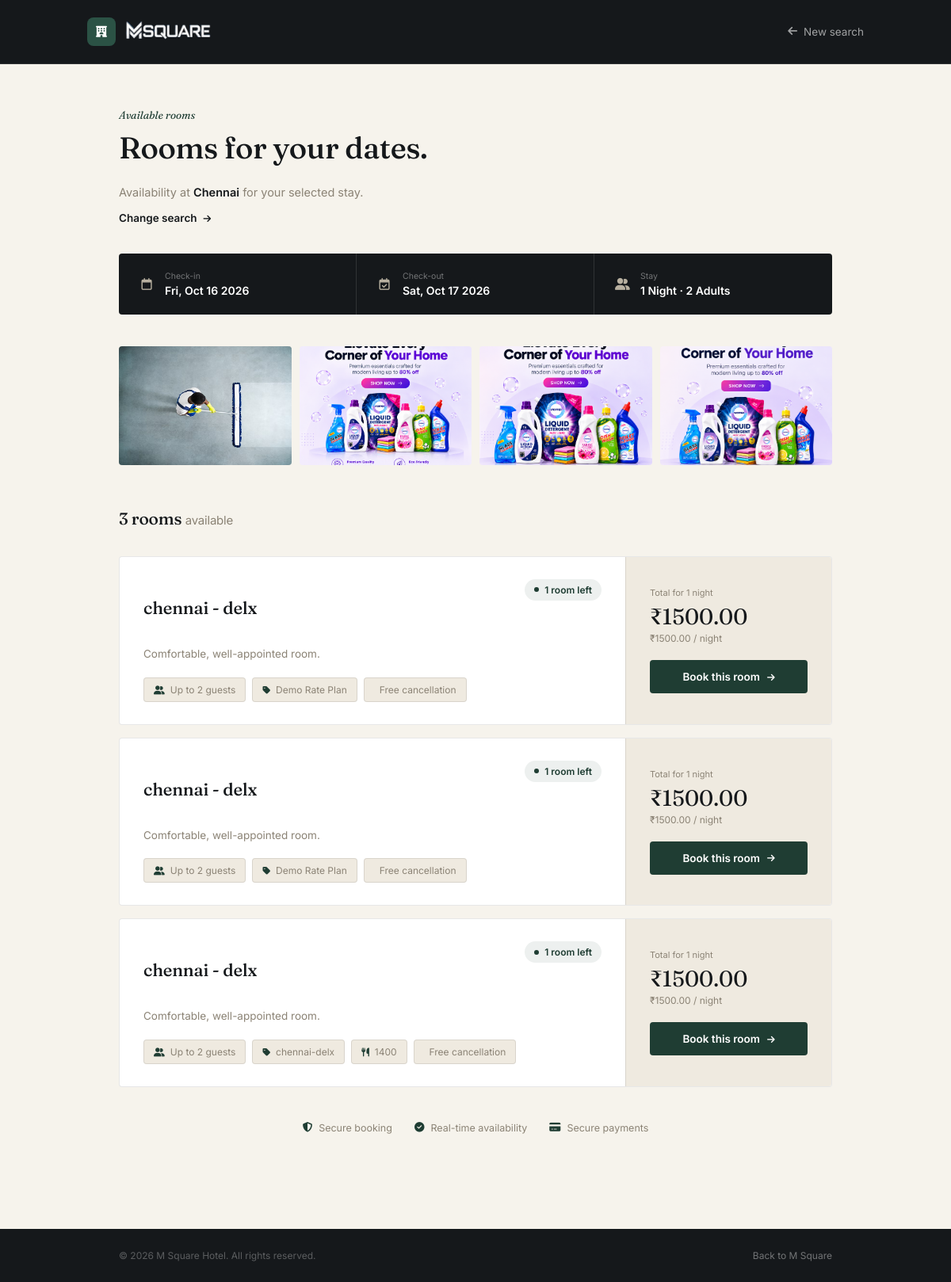
The app's page /book/search/?property=2&check_in=2026-10-16&check_out=2026-10-17&adults=2 with its own data.
### apps/properties/models.py (models this page shows, shortened)
class Property(BaseModel):
    name = models.CharField(max_length=255)
    code = models.CharField(max_length=20, unique=True, db_index=True)
    address = models.CharField(max_length=500)
    city = models.CharField(max_length=100)
    state = models.CharField(max_length=100)
    country = models.CharField(max_length=100)
    phone = models.CharField(max_length=20, blank=True)
    email = models.EmailField(blank=True)
    check_in_time = models.TimeField(default='12:00:00')
    check_out_time = models.TimeField(default='11:00:00')
    tax_number = models.CharField(max_length=50, blank=True)
    class Meta:
        db_table = 'properties'
        verbose_name = 'Property'
        verbose_name_plural = 'Properties'
        ordering = ['name']

class PropertyImage(BaseModel):
    property = models.ForeignKey(
        Property, on_delete=models.CASCADE, related_name='images'
    )
    image = models.ImageField(upload_to='properties/%Y/%m/')
    caption = models.CharField(max_length=200, blank=True)
    is_cover = models.BooleanField(default=False)
    sort_order = models.PositiveSmallIntegerField(default=0)
    class Meta:
        db_table = 'property_images'
        verbose_name = 'Property Image'
        verbose_name_plural = 'Property Images'
        ordering = ['-is_cover', 'sort_order', 'id']

class RoomType(BaseModel):
    property = models.ForeignKey(
        Property, on_delete=models.CASCADE, related_name='room_types'
    )
    name = models.CharField(max_length=255)
    code = models.CharField(max_length=20, db_index=True)
    description = models.TextField(blank=True)
    max_adults = models.PositiveSmallIntegerField(default=2)
    max_children = models.PositiveSmallIntegerField(default=0)
    max_occupancy = models.PositiveSmallIntegerField(default=2)
    base_occupancy = models.PositiveSmallIntegerField(default=2)
    default_price = models.DecimalField(
        max_digits=10, decimal_places=2, default=0,
        help_text="Fixed nightly price used when no date-specific RoomRate exists."
    )
    class Meta:
        db_table = 'room_types'
        verbose_name = 'Room Type'
        verbose_name_plural = 'Room Types'
        ordering = ['property', 'name']
        unique_together = [('property', 'code')]

class RatePlan(BaseModel):
    property = models.ForeignKey(
        Property, on_delete=models.CASCADE, related_name='rate_plans'
    )
    name = models.CharField(max_length=255)
    code = models.CharField(max_length=20, db_index=True)
    description = models.TextField(blank=True)
    meal_plan = models.CharField(max_length=100, blank=True)
    cancellation_policy = models.TextField(blank=True)
    is_refundable = models.BooleanField(default=True)
    class Meta:
        db_table = 'rate_plans'
        verbose_name = 'Rate Plan'
        verbose_name_plural = 'Rate Plans'
        ordering = ['property', 'name']
        unique_together = [('property', 'code')]

### apps/public/views.py (the view)
# urls.py: path('book/search/', search_results, name='search'),
def search_results(request):
    property_id = request.GET.get('property')
    check_in = request.GET.get('check_in')
    check_out = request.GET.get('check_out')
    adults = request.GET.get('adults', 1)
    if not all([property_id, check_in, check_out]):
        messages.error(request, 'Please select a property and both dates.')
        return redirect('public:landing')
    try:
        check_in_date = date_cls.fromisoformat(check_in)
        check_out_date = date_cls.fromisoformat(check_out)
    except ValueError:
        messages.error(request, 'Invalid dates provided.')
        return redirect('public:landing')
    today = date_cls.today()
    if check_in_date < today:
        messages.error(request, 'Check-in date cannot be in the past.')
        return redirect('public:landing')
    if check_out_date <= check_in_date:
        messages.error(request, 'Check-out must be after check-in.')
        return redirect('public:landing')
    property_obj = Property.objects.filter(id=property_id, is_active=True).first()
    if not property_obj:
        messages.error(request, 'Selected property not found.')
        return redirect('public:landing')
    nights = (check_out_date - check_in_date).days
    from datetime import timedelta
    stay_dates = [check_in_date + timedelta(days=i) for i in range(nights)]
    room_types = RoomType.objects.filter(property=property_obj, is_active=True)
    blocked_room_ids = set(
        Availability.objects.filter(date__in=stay_dates)
        .filter(Q(is_available=False) | Q(is_blocked=True))
        .values_list('room_id', flat=True).distinct()
    )
    rate_plans = RatePlan.objects.filter(property=property_obj, is_active=True)
    rates_qs = RoomRate.objects.filter(
        property=property_obj, date__in=stay_dates
    ).values('room_type_id', 'rate_plan_id', 'date', 'base_price')
    rates_by_combo = {}
    for row in rates_qs:
        key = (row['room_type_id'], row['rate_plan_id'])
        rates_by_combo.setdefault(key, {})[row['date']] = row['base_price']
    results = []
    for rt in room_types:
        rt_room_ids = set(Room.objects.filter(room_type=rt, is_active=True).values_list('id', flat=True))
        free_rooms_count = len(rt_room_ids - blocked_room_ids)
        if free_rooms_count == 0:
            continue
        for plan in rate_plans:
            key = (rt.id, plan.id)
            nightly_rates = rates_by_combo.get(key, {})
            if len(nightly_rates) < nights:
                if rt.default_price and rt.default_price > 0:
                    nightly_rates = {d: rt.default_price for d in stay_dates}
                else:
                    continue
            total_price = sum(nightly_rates.values())
            results.append({
                'room_type': rt,
                'rate_plan': plan,
                'available_rooms': free_rooms_count,
                'total_price': total_price,
                'nightly_avg_price': round(total_price / nights, 2),
            })
    return render(request, 'public/search_results.html', {
        'property': property_obj,
        'check_in': check_in_date,
        'property_images': property_obj.images.filter(is_active=True)[:5],
        'check_out': check_out_date,
        'nights': nights,
        'adults': adults,
        'results': results,
    })

### apps/public/templates/public/search_results.html (shortened to what this page needs)
{% load static %}
<!DOCTYPE html>
<html lang="en">
<head>
<link rel="stylesheet" href="https://cdnjs.cloudflare.com/ajax/libs/font-awesome/6.4.0/css/all.min.css">
</head>
<body>
<header class="site">
  <div class="wrap row">
    <a class="brand" href="{% url 'public:landing' %}">
      <div class="brand-mark"><i class="fa-solid fa-hotel"></i></div>
      <div><span class="brand-name"><img src="{% static 'img/logo.png' %}" alt="M Square" class="brand-logo"></span></div>
    </a>
    <a class="back-link" href="{% url 'public:landing' %}#find-stay">
      <i class="fa-solid fa-arrow-left"></i> New search
    </a>
  </div>
</header>
<main>
  <div class="wrap">
    <div class="page-head">
      <p class="eyebrow">Available rooms</p>
      <h1>Rooms for your dates.</h1>
      <p class="sub">Availability at <strong>{{ property.name }}</strong> for your selected stay.</p>
      <a class="change-search" href="{% url 'public:landing' %}#find-stay">
        Change search <i class="fa-solid fa-arrow-right"></i>
      </a>
    </div>
    <div class="summary">
      <div class="summary-grid">
        <div class="summary-item">
          <i class="fa-regular fa-calendar"></i>
          <div><p class="l">Check-in</p><p class="v">{{ check_in|date:"D, M j Y" }}</p></div>
        </div>
        <div class="summary-item">
          <i class="fa-regular fa-calendar-check"></i>
          <div><p class="l">Check-out</p><p class="v">{{ check_out|date:"D, M j Y" }}</p></div>
        </div>
        <div class="summary-item">
          <i class="fa-solid fa-user-group"></i>
          <div><p class="l">Stay</p><p class="v">{{ nights }} Night{{ nights|pluralize }} · {{ adults }} Adult{{ adults|pluralize }}</p></div>
        </div>
      </div>
    </div>
        {% if property_images %}
    <div style="display:grid; grid-template-columns:repeat(auto-fit,minmax(160px,1fr)); gap:10px; margin-bottom:36px;">
      {% for img in property_images %}
      <img src="{{ img.image.url }}" alt="{{ img.caption|default:property.name }}"
           style="width:100%; height:150px; object-fit:cover; border-radius:4px;">
      {% endfor %}
    </div>
    {% endif %}
    <div class="results-head">
      <h2>{{ results|length }} room{{ results|length|pluralize }} <span class="muted">available</span></h2>
    </div>
    {% for r in results %}
    <div class="room-card">
      <div class="room-card-grid">
        <div class="room-main">
          <div class="room-main-top">
            <h3>{{ r.room_type.name }}</h3>
            <span class="avail-pill"><span class="dot"></span>{{ r.available_rooms }} room{{ r.available_rooms|pluralize }} left</span>
          </div>
          <div class="room-desc">
              {{ r.room_type.description|default:"Comfortable, well-appointed room."|safe }}
          </div>
          <div class="tag-row">
            <div class="tag"><i class="fa-solid fa-user-group"></i> Up to {{ r.room_type.max_occupancy }} guests</div>
            <div class="tag"><i class="fa-solid fa-tag"></i> {{ r.rate_plan.name }}</div>
            {% if r.rate_plan.meal_plan %}
            <div class="tag"><i class="fa-solid fa-utensils"></i> {{ r.rate_plan.meal_plan }}</div>
            {% endif %}
            <div class="tag">
              {% if r.rate_plan.is_refundable %}
                 Free cancellation
              {% else %}
                <i class="fa-solid fa-circle-info"></i> Non-refundable
              {% endif %}
            </div>
          </div>
        </div>
        <div class="room-price">
          <p class="l">Total for {{ nights }} night{{ nights|pluralize }}</p>
          <p class="price">₹{{ r.total_price }}</p>
          <p class="per-night">₹{{ r.nightly_avg_price }} / night</p>
          <a href="{% url 'public:book' %}?property={{ property.id }}&room_type={{ r.room_type.id }}&rate_plan={{ r.rate_plan.id }}&check_in={{ check_in|date:'Y-m-d' }}&check_out={{ check_out|date:'Y-m-d' }}&adults={{ adults }}" class="btn-book">
            Book this room <i class="fa-solid fa-arrow-right"></i>
          </a>
        </div>
      </div>
    </div>
    {% endfor %}
    <div class="foot-note">
      <span><i class="fa-solid fa-shield-halved"></i> Secure booking</span>
      <span><i class="fa-solid fa-circle-check"></i> Real-time availability</span>
      <span><i class="fa-solid fa-credit-card"></i> Secure payments</span>
    </div>
  </div>
</main>
<footer class="site">
  <div class="wrap row">
    <p>© 2026 M Square Hotel. All rights reserved.</p>
    <a href="{% url 'public:landing' %}">Back to M Square</a>
  </div>
</footer>
</body>
</html>

### records on screen
Property: name "Chennai"
PropertyImage: image (picture)
PropertyImage: image (picture)
PropertyImage: image (picture)
PropertyImage: image (picture)
RoomType: room_type.name "chennai - delx", available_rooms "1", room_type.description "Comfortable, well-appointed room.", room_type.max_occupancy "2", rate_plan.name "Demo Rate Plan", is_active "1", total_price "1500.00", nightly_avg_price "1500.00", rate_plan.name "chennai-delx", rate_plan.meal_plan "1400"

### other values on screen
{{ check_in|date:"D, M j Y" }} "Fri, Oct 16 2026"
{{ check_out|date:"D, M j Y" }} "Sat, Oct 17 2026"
{{ nights }} "1"
{{ adults }} "2"
{{ results|length }} "3"
